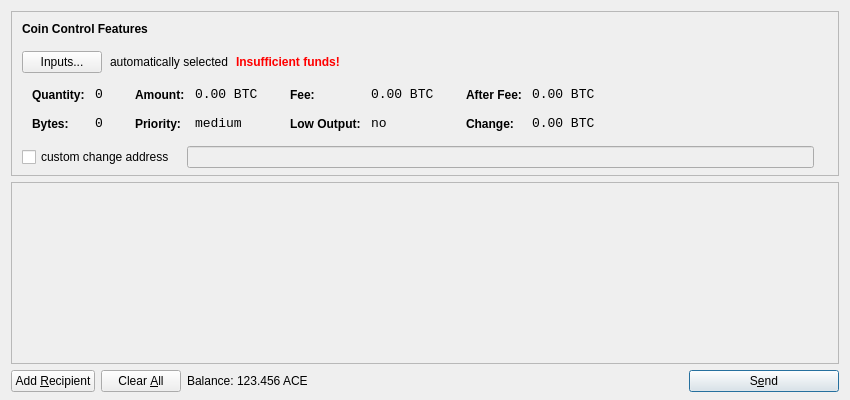
<?xml version="1.0" encoding="UTF-8"?>
<ui version="4.0">
 <class>SendCoinsDialog</class>
 <widget class="QDialog" name="SendCoinsDialog">
  <property name="geometry">
   <rect>
    <x>0</x>
    <y>0</y>
    <width>850</width>
    <height>400</height>
   </rect>
  </property>
  <property name="windowTitle">
   <string>Send Coins</string>
  </property>
  <layout class="QVBoxLayout" name="verticalLayout" stretch="0,1,0">
   <property name="bottomMargin">
    <number>8</number>
   </property>
   <item>
    <widget class="QFrame" name="frameCoinControl">
     <property name="sizePolicy">
      <sizepolicy hsizetype="Expanding" vsizetype="Expanding">
       <horstretch>0</horstretch>
       <verstretch>0</verstretch>
      </sizepolicy>
     </property>
     <property name="maximumSize">
      <size>
       <width>16777215</width>
       <height>16777215</height>
      </size>
     </property>
     <property name="frameShape">
      <enum>QFrame::StyledPanel</enum>
     </property>
     <property name="frameShadow">
      <enum>QFrame::Sunken</enum>
     </property>
     <layout class="QVBoxLayout" name="verticalLayoutCoinControl2">
      <property name="spacing">
       <number>-1</number>
      </property>
      <property name="leftMargin">
       <number>0</number>
      </property>
      <property name="topMargin">
       <number>0</number>
      </property>
      <property name="rightMargin">
       <number>0</number>
      </property>
      <property name="bottomMargin">
       <number>6</number>
      </property>
      <item>
       <layout class="QVBoxLayout" name="verticalLayoutCoinControl" stretch="0,0,0,0,1">
        <property name="spacing">
         <number>0</number>
        </property>
        <property name="leftMargin">
         <number>10</number>
        </property>
        <property name="topMargin">
         <number>10</number>
        </property>
        <item>
         <layout class="QHBoxLayout" name="horizontalLayoutCoinControl1">
          <property name="bottomMargin">
           <number>15</number>
          </property>
          <item>
           <widget class="QLabel" name="labelCoinControlFeatures">
            <property name="sizePolicy">
             <sizepolicy hsizetype="Preferred" vsizetype="Maximum">
              <horstretch>0</horstretch>
              <verstretch>0</verstretch>
             </sizepolicy>
            </property>
            <property name="font">
             <font>
              <weight>75</weight>
              <bold>true</bold>
             </font>
            </property>
            <property name="styleSheet">
             <string notr="true">font-weight:bold;</string>
            </property>
            <property name="text">
             <string>Coin Control Features</string>
            </property>
           </widget>
          </item>
         </layout>
        </item>
        <item>
         <layout class="QHBoxLayout" name="horizontalLayoutCoinControl2" stretch="0,0,0,0">
          <property name="spacing">
           <number>8</number>
          </property>
          <property name="bottomMargin">
           <number>10</number>
          </property>
          <item>
           <widget class="QPushButton" name="pushButtonCoinControl">
            <property name="styleSheet">
             <string notr="true"/>
            </property>
            <property name="text">
             <string>Inputs...</string>
            </property>
           </widget>
          </item>
          <item>
           <widget class="QLabel" name="labelCoinControlAutomaticallySelected">
            <property name="text">
             <string>automatically selected</string>
            </property>
            <property name="margin">
             <number>5</number>
            </property>
           </widget>
          </item>
          <item>
           <widget class="QLabel" name="labelCoinControlInsuffFunds">
            <property name="font">
             <font>
              <weight>75</weight>
              <bold>true</bold>
             </font>
            </property>
            <property name="styleSheet">
             <string notr="true">color:red;font-weight:bold;</string>
            </property>
            <property name="text">
             <string>Insufficient funds!</string>
            </property>
            <property name="margin">
             <number>5</number>
            </property>
           </widget>
          </item>
          <item>
           <spacer name="horizontalSpacerCoinControl">
            <property name="orientation">
             <enum>Qt::Horizontal</enum>
            </property>
            <property name="sizeHint" stdset="0">
             <size>
              <width>40</width>
              <height>1</height>
             </size>
            </property>
           </spacer>
          </item>
         </layout>
        </item>
        <item>
         <widget class="QWidget" name="widgetCoinControl" native="true">
          <property name="sizePolicy">
           <sizepolicy hsizetype="Preferred" vsizetype="Preferred">
            <horstretch>0</horstretch>
            <verstretch>0</verstretch>
           </sizepolicy>
          </property>
          <property name="minimumSize">
           <size>
            <width>0</width>
            <height>0</height>
           </size>
          </property>
          <property name="styleSheet">
           <string notr="true"/>
          </property>
          <layout class="QHBoxLayout" name="horizontalLayoutCoinControl5">
           <property name="margin">
            <number>0</number>
           </property>
           <item>
            <layout class="QHBoxLayout" name="horizontalLayoutCoinControl3" stretch="0,0,0,1">
             <property name="spacing">
              <number>20</number>
             </property>
             <property name="topMargin">
              <number>0</number>
             </property>
             <property name="bottomMargin">
              <number>10</number>
             </property>
             <item>
              <layout class="QFormLayout" name="formLayoutCoinControl1">
               <property name="horizontalSpacing">
                <number>10</number>
               </property>
               <property name="verticalSpacing">
                <number>14</number>
               </property>
               <property name="leftMargin">
                <number>10</number>
               </property>
               <property name="topMargin">
                <number>4</number>
               </property>
               <property name="rightMargin">
                <number>6</number>
               </property>
               <item row="0" column="0">
                <widget class="QLabel" name="labelCoinControlQuantityText">
                 <property name="styleSheet">
                  <string notr="true">font-weight:bold;</string>
                 </property>
                 <property name="text">
                  <string>Quantity:</string>
                 </property>
                 <property name="margin">
                  <number>0</number>
                 </property>
                </widget>
               </item>
               <item row="0" column="1">
                <widget class="QLabel" name="labelCoinControlQuantity">
                 <property name="font">
                  <font>
                   <family>Monospace</family>
                   <pointsize>10</pointsize>
                  </font>
                 </property>
                 <property name="cursor">
                  <cursorShape>IBeamCursor</cursorShape>
                 </property>
                 <property name="contextMenuPolicy">
                  <enum>Qt::ActionsContextMenu</enum>
                 </property>
                 <property name="text">
                  <string notr="true">0</string>
                 </property>
                 <property name="margin">
                  <number>0</number>
                 </property>
                 <property name="textInteractionFlags">
                  <set>Qt::LinksAccessibleByMouse|Qt::TextSelectableByKeyboard|Qt::TextSelectableByMouse</set>
                 </property>
                </widget>
               </item>
               <item row="1" column="0">
                <widget class="QLabel" name="labelCoinControlBytesText">
                 <property name="styleSheet">
                  <string notr="true">font-weight:bold;</string>
                 </property>
                 <property name="text">
                  <string>Bytes:</string>
                 </property>
                </widget>
               </item>
               <item row="1" column="1">
                <widget class="QLabel" name="labelCoinControlBytes">
                 <property name="font">
                  <font>
                   <family>Monospace</family>
                   <pointsize>10</pointsize>
                  </font>
                 </property>
                 <property name="cursor">
                  <cursorShape>IBeamCursor</cursorShape>
                 </property>
                 <property name="contextMenuPolicy">
                  <enum>Qt::ActionsContextMenu</enum>
                 </property>
                 <property name="text">
                  <string notr="true">0</string>
                 </property>
                 <property name="textInteractionFlags">
                  <set>Qt::LinksAccessibleByMouse|Qt::TextSelectableByKeyboard|Qt::TextSelectableByMouse</set>
                 </property>
                </widget>
               </item>
              </layout>
             </item>
             <item>
              <layout class="QFormLayout" name="formLayoutCoinControl2">
               <property name="horizontalSpacing">
                <number>10</number>
               </property>
               <property name="verticalSpacing">
                <number>14</number>
               </property>
               <property name="leftMargin">
                <number>6</number>
               </property>
               <property name="topMargin">
                <number>4</number>
               </property>
               <property name="rightMargin">
                <number>6</number>
               </property>
               <item row="0" column="0">
                <widget class="QLabel" name="labelCoinControlAmountText">
                 <property name="styleSheet">
                  <string notr="true">font-weight:bold;</string>
                 </property>
                 <property name="text">
                  <string>Amount:</string>
                 </property>
                 <property name="margin">
                  <number>0</number>
                 </property>
                </widget>
               </item>
               <item row="0" column="1">
                <widget class="QLabel" name="labelCoinControlAmount">
                 <property name="font">
                  <font>
                   <family>Monospace</family>
                   <pointsize>10</pointsize>
                  </font>
                 </property>
                 <property name="cursor">
                  <cursorShape>IBeamCursor</cursorShape>
                 </property>
                 <property name="contextMenuPolicy">
                  <enum>Qt::ActionsContextMenu</enum>
                 </property>
                 <property name="text">
                  <string notr="true">0.00 BTC</string>
                 </property>
                 <property name="textInteractionFlags">
                  <set>Qt::LinksAccessibleByMouse|Qt::TextSelectableByKeyboard|Qt::TextSelectableByMouse</set>
                 </property>
                </widget>
               </item>
               <item row="1" column="0">
                <widget class="QLabel" name="labelCoinControlPriorityText">
                 <property name="styleSheet">
                  <string notr="true">font-weight:bold;</string>
                 </property>
                 <property name="text">
                  <string>Priority:</string>
                 </property>
                </widget>
               </item>
               <item row="1" column="1">
                <widget class="QLabel" name="labelCoinControlPriority">
                 <property name="font">
                  <font>
                   <family>Monospace</family>
                   <pointsize>10</pointsize>
                  </font>
                 </property>
                 <property name="cursor">
                  <cursorShape>IBeamCursor</cursorShape>
                 </property>
                 <property name="contextMenuPolicy">
                  <enum>Qt::ActionsContextMenu</enum>
                 </property>
                 <property name="text">
                  <string>medium</string>
                 </property>
                 <property name="textInteractionFlags">
                  <set>Qt::LinksAccessibleByMouse|Qt::TextSelectableByKeyboard|Qt::TextSelectableByMouse</set>
                 </property>
                </widget>
               </item>
              </layout>
             </item>
             <item>
              <layout class="QFormLayout" name="formLayoutCoinControl3">
               <property name="horizontalSpacing">
                <number>10</number>
               </property>
               <property name="verticalSpacing">
                <number>14</number>
               </property>
               <property name="leftMargin">
                <number>6</number>
               </property>
               <property name="topMargin">
                <number>4</number>
               </property>
               <property name="rightMargin">
                <number>6</number>
               </property>
               <item row="0" column="0">
                <widget class="QLabel" name="labelCoinControlFeeText">
                 <property name="styleSheet">
                  <string notr="true">font-weight:bold;</string>
                 </property>
                 <property name="text">
                  <string>Fee:</string>
                 </property>
                 <property name="margin">
                  <number>0</number>
                 </property>
                </widget>
               </item>
               <item row="0" column="1">
                <widget class="QLabel" name="labelCoinControlFee">
                 <property name="font">
                  <font>
                   <family>Monospace</family>
                   <pointsize>10</pointsize>
                  </font>
                 </property>
                 <property name="cursor">
                  <cursorShape>IBeamCursor</cursorShape>
                 </property>
                 <property name="contextMenuPolicy">
                  <enum>Qt::ActionsContextMenu</enum>
                 </property>
                 <property name="text">
                  <string notr="true">0.00 BTC</string>
                 </property>
                 <property name="textInteractionFlags">
                  <set>Qt::LinksAccessibleByMouse|Qt::TextSelectableByKeyboard|Qt::TextSelectableByMouse</set>
                 </property>
                </widget>
               </item>
               <item row="1" column="0">
                <widget class="QLabel" name="labelCoinControlLowOutputText">
                 <property name="styleSheet">
                  <string notr="true">font-weight:bold;</string>
                 </property>
                 <property name="text">
                  <string>Low Output:</string>
                 </property>
                </widget>
               </item>
               <item row="1" column="1">
                <widget class="QLabel" name="labelCoinControlLowOutput">
                 <property name="font">
                  <font>
                   <family>Monospace</family>
                   <pointsize>10</pointsize>
                  </font>
                 </property>
                 <property name="cursor">
                  <cursorShape>IBeamCursor</cursorShape>
                 </property>
                 <property name="contextMenuPolicy">
                  <enum>Qt::ActionsContextMenu</enum>
                 </property>
                 <property name="text">
                  <string>no</string>
                 </property>
                 <property name="textInteractionFlags">
                  <set>Qt::LinksAccessibleByMouse|Qt::TextSelectableByKeyboard|Qt::TextSelectableByMouse</set>
                 </property>
                </widget>
               </item>
              </layout>
             </item>
             <item>
              <layout class="QFormLayout" name="formLayoutCoinControl4">
               <property name="horizontalSpacing">
                <number>10</number>
               </property>
               <property name="verticalSpacing">
                <number>14</number>
               </property>
               <property name="leftMargin">
                <number>6</number>
               </property>
               <property name="topMargin">
                <number>4</number>
               </property>
               <property name="rightMargin">
                <number>6</number>
               </property>
               <item row="0" column="0">
                <widget class="QLabel" name="labelCoinControlAfterFeeText">
                 <property name="styleSheet">
                  <string notr="true">font-weight:bold;</string>
                 </property>
                 <property name="text">
                  <string>After Fee:</string>
                 </property>
                 <property name="margin">
                  <number>0</number>
                 </property>
                </widget>
               </item>
               <item row="0" column="1">
                <widget class="QLabel" name="labelCoinControlAfterFee">
                 <property name="font">
                  <font>
                   <family>Monospace</family>
                   <pointsize>10</pointsize>
                  </font>
                 </property>
                 <property name="cursor">
                  <cursorShape>IBeamCursor</cursorShape>
                 </property>
                 <property name="contextMenuPolicy">
                  <enum>Qt::ActionsContextMenu</enum>
                 </property>
                 <property name="text">
                  <string notr="true">0.00 BTC</string>
                 </property>
                 <property name="textInteractionFlags">
                  <set>Qt::LinksAccessibleByMouse|Qt::TextSelectableByKeyboard|Qt::TextSelectableByMouse</set>
                 </property>
                </widget>
               </item>
               <item row="1" column="0">
                <widget class="QLabel" name="labelCoinControlChangeText">
                 <property name="styleSheet">
                  <string notr="true">font-weight:bold;</string>
                 </property>
                 <property name="text">
                  <string>Change:</string>
                 </property>
                </widget>
               </item>
               <item row="1" column="1">
                <widget class="QLabel" name="labelCoinControlChange">
                 <property name="font">
                  <font>
                   <family>Monospace</family>
                   <pointsize>10</pointsize>
                  </font>
                 </property>
                 <property name="cursor">
                  <cursorShape>IBeamCursor</cursorShape>
                 </property>
                 <property name="contextMenuPolicy">
                  <enum>Qt::ActionsContextMenu</enum>
                 </property>
                 <property name="text">
                  <string notr="true">0.00 BTC</string>
                 </property>
                 <property name="textInteractionFlags">
                  <set>Qt::LinksAccessibleByMouse|Qt::TextSelectableByKeyboard|Qt::TextSelectableByMouse</set>
                 </property>
                </widget>
               </item>
              </layout>
             </item>
            </layout>
           </item>
          </layout>
         </widget>
        </item>
        <item>
         <layout class="QHBoxLayout" name="horizontalLayoutCoinControl4" stretch="0,0,0">
          <property name="spacing">
           <number>12</number>
          </property>
          <property name="sizeConstraint">
           <enum>QLayout::SetDefaultConstraint</enum>
          </property>
          <property name="topMargin">
           <number>5</number>
          </property>
          <property name="rightMargin">
           <number>5</number>
          </property>
          <item>
           <widget class="QCheckBox" name="checkBoxCoinControlChange">
            <property name="text">
             <string>custom change address</string>
            </property>
           </widget>
          </item>
          <item>
           <widget class="QLineEdit" name="lineEditCoinControlChange">
            <property name="enabled">
             <bool>false</bool>
            </property>
            <property name="sizePolicy">
             <sizepolicy hsizetype="Expanding" vsizetype="Fixed">
              <horstretch>0</horstretch>
              <verstretch>0</verstretch>
             </sizepolicy>
            </property>
           </widget>
          </item>
          <item>
           <widget class="QLabel" name="labelCoinControlChangeLabel">
            <property name="sizePolicy">
             <sizepolicy hsizetype="Preferred" vsizetype="Expanding">
              <horstretch>0</horstretch>
              <verstretch>0</verstretch>
             </sizepolicy>
            </property>
            <property name="minimumSize">
             <size>
              <width>0</width>
              <height>0</height>
             </size>
            </property>
            <property name="text">
             <string/>
            </property>
            <property name="margin">
             <number>3</number>
            </property>
           </widget>
          </item>
         </layout>
        </item>
        <item>
         <spacer name="verticalSpacerCoinControl">
          <property name="orientation">
           <enum>Qt::Vertical</enum>
          </property>
          <property name="sizeHint" stdset="0">
           <size>
            <width>800</width>
            <height>1</height>
           </size>
          </property>
         </spacer>
        </item>
       </layout>
      </item>
     </layout>
    </widget>
   </item>
   <item>
    <widget class="QScrollArea" name="scrollArea">
     <property name="widgetResizable">
      <bool>true</bool>
     </property>
     <widget class="QWidget" name="scrollAreaWidgetContents">
      <property name="geometry">
       <rect>
        <x>0</x>
        <y>0</y>
        <width>830</width>
        <height>165</height>
       </rect>
      </property>
      <layout class="QVBoxLayout" name="verticalLayout_2">
       <property name="margin">
        <number>0</number>
       </property>
       <item>
        <layout class="QVBoxLayout" name="entries">
         <property name="spacing">
          <number>6</number>
         </property>
        </layout>
       </item>
       <item>
        <spacer name="verticalSpacer">
         <property name="orientation">
          <enum>Qt::Vertical</enum>
         </property>
         <property name="sizeHint" stdset="0">
          <size>
           <width>20</width>
           <height>40</height>
          </size>
         </property>
        </spacer>
       </item>
      </layout>
     </widget>
    </widget>
   </item>
   <item>
    <layout class="QHBoxLayout" name="horizontalLayout">
     <item>
      <widget class="QPushButton" name="addButton">
       <property name="toolTip">
        <string>Send to multiple recipients at once</string>
       </property>
       <property name="text">
        <string>Add &amp;Recipient</string>
       </property>
       <property name="icon">
        <iconset resource="../bitcoin.qrc">
         <normaloff>:/icons/add</normaloff>:/icons/add</iconset>
       </property>
       <property name="autoDefault">
        <bool>false</bool>
       </property>
      </widget>
     </item>
     <item>
      <widget class="QPushButton" name="clearButton">
       <property name="sizePolicy">
        <sizepolicy hsizetype="Minimum" vsizetype="Fixed">
         <horstretch>0</horstretch>
         <verstretch>0</verstretch>
        </sizepolicy>
       </property>
       <property name="toolTip">
        <string>Remove all transaction fields</string>
       </property>
       <property name="text">
        <string>Clear &amp;All</string>
       </property>
       <property name="icon">
        <iconset resource="../bitcoin.qrc">
         <normaloff>:/icons/remove</normaloff>:/icons/remove</iconset>
       </property>
       <property name="autoRepeatDelay">
        <number>300</number>
       </property>
       <property name="autoDefault">
        <bool>false</bool>
       </property>
      </widget>
     </item>
     <item>
      <layout class="QHBoxLayout" name="horizontalLayout_2">
       <property name="spacing">
        <number>3</number>
       </property>
       <item>
        <widget class="QLabel" name="label">
         <property name="text">
          <string>Balance:</string>
         </property>
        </widget>
       </item>
       <item>
        <widget class="QLabel" name="labelBalance">
         <property name="cursor">
          <cursorShape>IBeamCursor</cursorShape>
         </property>
         <property name="text">
          <string>123.456 ACE</string>
         </property>
         <property name="textInteractionFlags">
          <set>Qt::LinksAccessibleByMouse|Qt::TextSelectableByKeyboard|Qt::TextSelectableByMouse</set>
         </property>
        </widget>
       </item>
      </layout>
     </item>
     <item>
      <spacer name="horizontalSpacer">
       <property name="orientation">
        <enum>Qt::Horizontal</enum>
       </property>
       <property name="sizeHint" stdset="0">
        <size>
         <width>40</width>
         <height>20</height>
        </size>
       </property>
      </spacer>
     </item>
     <item>
      <widget class="QPushButton" name="sendButton">
       <property name="minimumSize">
        <size>
         <width>150</width>
         <height>0</height>
        </size>
       </property>
       <property name="toolTip">
        <string>Confirm the send action</string>
       </property>
       <property name="text">
        <string>S&amp;end</string>
       </property>
       <property name="icon">
        <iconset resource="../bitcoin.qrc">
         <normaloff>:/icons/send</normaloff>:/icons/send</iconset>
       </property>
       <property name="default">
        <bool>true</bool>
       </property>
      </widget>
     </item>
    </layout>
   </item>
  </layout>
 </widget>
 <resources>
  <include location="../bitcoin.qrc"/>
 </resources>
 <connections/>
</ui>
